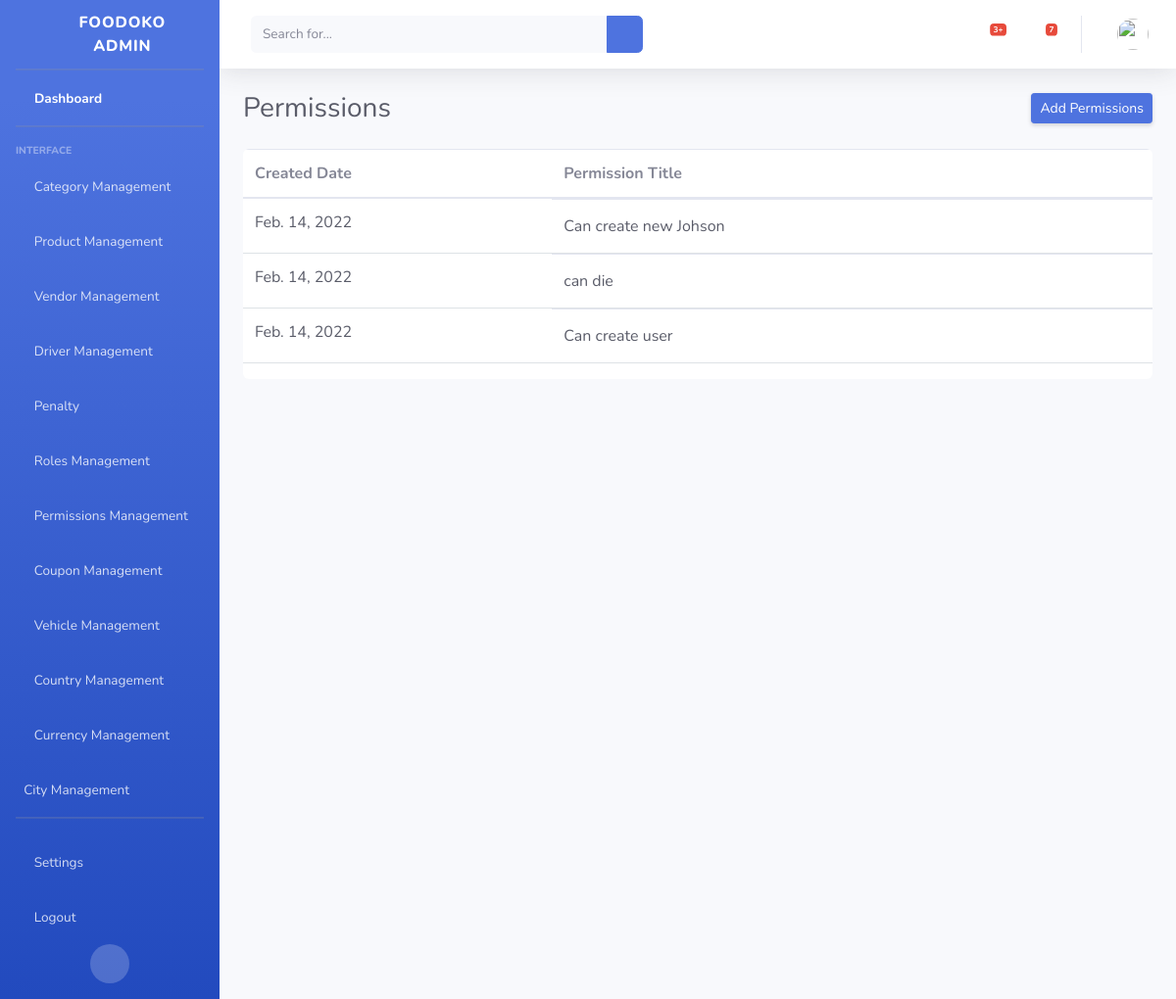
/adminpanel/permissions/, run on the app's committed database.
### Dashboard/models.py (models this page shows, shortened)
class Permission(models.Model):
    created_at = models.DateField(default=date.today)
    title = models.CharField(max_length=255)
    class Meta:
        ordering = ["-id"]
        verbose_name = "Permission"

### Dashboard/views.py (the view)
# urls.py: path("permissions/", PermissionsView.as_view(), name="permissionsView"),
class PermissionsView(View):
    template_name = "permission/permissions.html"
    def get(self, request):
        permissions = Permission.objects.all()
        args = {
            "permissions": permissions,
        }
        return render(request, self.template_name, args)

### Dashboard/templates/permission/permissions.html (shortened to what this page needs)
{% load static %}
{% include 'base.html' %}
<body id="page-top">
    <div id="wrapper">
        {% include 'admin-sidebar.html' %}
        <div id="content-wrapper" class="d-flex flex-column">
            <div id="content">
               {% include 'admin-nav.html' %}
                <div class="container-fluid">
                    <div class="d-sm-flex align-items-center justify-content-between mb-4">
                        <h1 class="h3 mb-0 text-gray-800">Permissions</h1>
                        <a href="{% url 'addPermission' %}" class="d-none d-sm-inline-block btn btn-sm btn-primary shadow-sm">Add Permissions</a>
                    </div>
                    <div class="main____dept____table table-responsive">
                      {% if permissions %}
                        <table class="table">
                          <thead class="table_____head">
                            <tr>
                              <th scope="col">Created Date</th>
                              <th scope="col">Permission Title</th>
                            </tr>
                          </thead>
                          <tbody class="catgory__table">
                            {% for p in permissions %}
                            <tr>
                              <td class="category__data"><a href="#" class="w-100 d-flex text-dark category__name">{{ p.created_at }}</a></td>
                              <td class="d-flex align-items-center">
                                <a href="#" class="w-100 d-flex text-dark">{{ p.title }}</a>
                                <form method="POST" action="{% url 'deletePermission' %}">
                                  <button class="border-0 bg-white" type="submit"><i class="fas fa-times-circle cross____icon"></i></button>
                                </form>
                                <a href= "{% url 'editPermission' p.id %}"class="border-0 bg-white"><i class="fas fa-edit cross____icon"></i></a>
                              </td>
                            </tr>
                            {% endfor %}
                          </tbody>
                        </table>
                        {% else %}
                            <div class="alert alert-danger text-center" role="alert">
                             No Permissions Added
                            </div>
                            {% endif %}
                      </div>
                </div>
            </div>
        </div>
    </div>
</body>

### static/admin-css/azim.css (style rules this page uses)
.main____dept____table { background: #fff; border-radius: 6px; }
.cross____icon { font-size: 25px; transition: 0.2s all ease-in-out; }

### data on the page
Permission: created_at "Feb. 14, 2022", title "Can create new Johson"
Permission: created_at "Feb. 14, 2022", title "can die"
Permission: created_at "Feb. 14, 2022", title "Can create user"
